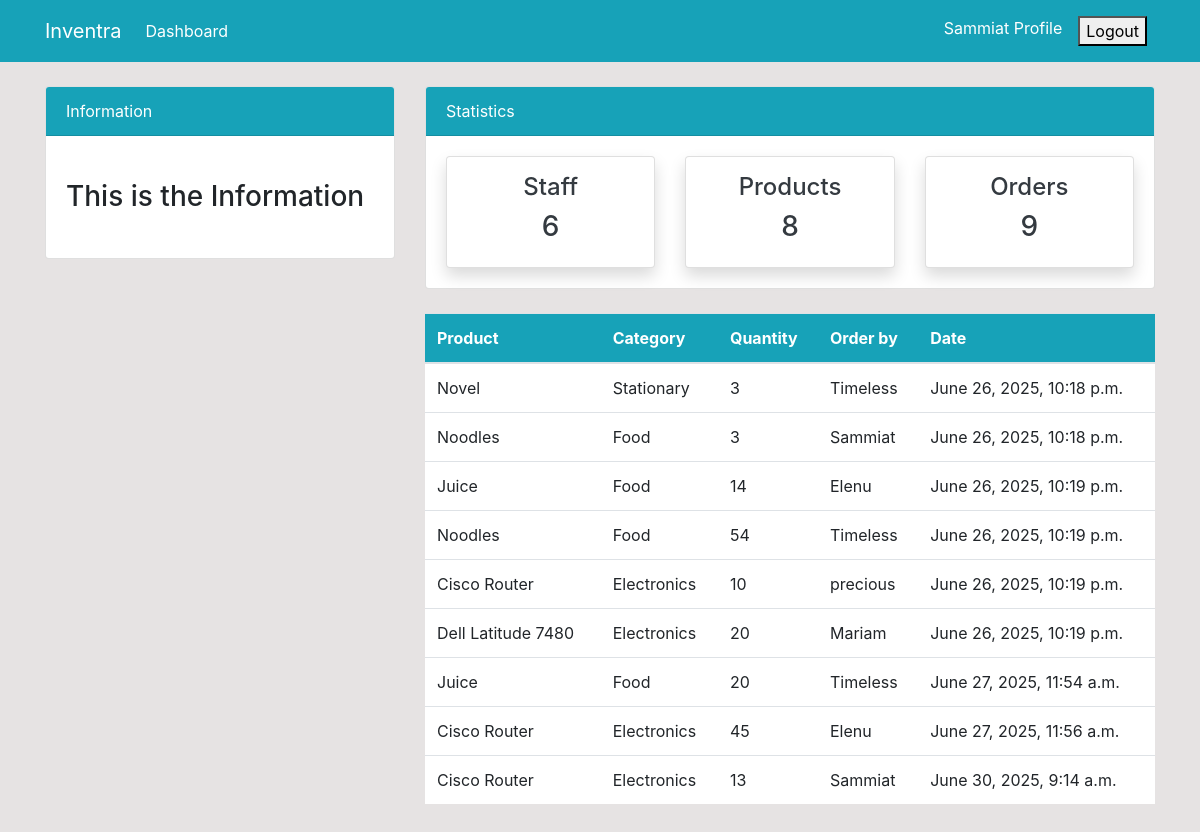
Screenshot of /order/ (signed in) with the database file from the repository.
### dashboard/models.py (models this page shows, shortened)
class Order(models.Model):
    product = models.ForeignKey(Product, on_delete=models.CASCADE, null=True)
    staff = models.ForeignKey(User, on_delete=models.CASCADE, null=True)
    order_quantity = models.PositiveIntegerField(null=True)
    date = models.DateTimeField(auto_now_add=True)
    class Meta:
        verbose_name_plural = 'Order'

class Product(models.Model):
    name = models.CharField(max_length=100, null=True)
    category = models.CharField(max_length=20, choices=CATEGORY, null=True)
    quantity = models.PositiveIntegerField(null=True)
    class Meta:
        verbose_name_plural = 'Product'
    def __str__(self):
        return f'{self.name}'

### dashboard/views.py (the view)
# urls.py: path('order/', views.order, name='dashboard-order'),
@login_required
def order(request):
     orders = Order.objects.all()
     workers_count = User.objects.all().count
     orders_count = orders.count()
     product_count = Product.objects.all().count
     context = {
          'orders':orders,
          'workers_count': workers_count,
          'orders_count': orders_count,
          'product_count': product_count,
     }
     return render(request, 'dashboard/order.html', context)

### templates/dashboard/order.html (shortened to what this page needs)
 {% extends 'partials/base.html' %}
  {% block content %}
      {% include 'partials/topnav.html' %}
    <div class="container">
        <div class="row my-4">
            <div class="col-md-4">
            </div>
            <div class="col-md-8">
                <table class="table bg-white">
                    <thead class="bg-info">
                        <tr class="text-white">
                            <th scope="col">Product</th>
                            <th scope="col">Category</th>
                            <th scope="col">Quantity</th>
                            <th scope="col">Order by</th>
                            <th scope="col">Date</th>
                        </tr>
                    </thead>
                    <tbody>
                        {% for orders in orders%}
                        <tr>
                            <td>{{orders.product}}</td>
                            <td>{{orders.product.category}}</td>
                            <td>{{orders.order_quantity}}</td>
                            <td>
                                {{ orders.staff.username}}
                            </td>
                            <td>
                                {{ orders.date}}
                            </td>
                        </tr>
                        {% endfor %}
                    </tbody>
                </table>
            </div>
        </div>
    </div>
    {% endblock %}

### templates/partials/nav.html (shortened to what this page needs)
    <nav class="navbar navbar-expand-lg navbar-info bg-info">
        {% if user.is_authenticated %}
        <div class="container">
            <a class="navbar-brand text-white" href="{% url 'dashboard-index' %}">Inventra</a>
            <div class="collapse navbar-collapse" id="navbarSupportedContent">
                <ul class="navbar-nav mr-auto">
                    <li class="nav-item active">
                        <a class="nav-link text-white" href="{% url 'dashboard-index' %}">Dashboard </a>
                    </li>
                </ul>
                <ul class="navbar-nav ml-auto">
                    <li class="nav-item active">
                        <a class="nav-link text-white" href="{% url 'user-profile' %}">{{user.username}} Profile </a>
                    </li>
                    <form class="nav-link text-white" action="{% url 'user-logout' %}" method="post">
                         <button type="submit">Logout</button>
                    </form>
                </ul>
                {% endif %}
            </div>
        </div>
    </nav>

### static/style.css (style rules this page uses)
body { background: rgb(230, 227, 227); }

### rows the page displays
Order: product "Novel", product.category "Stationary", order_quantity "3", staff.username "Timeless", date "June 26, 2025, 10:18 p.m."
Order: product "Noodles", product.category "Food", order_quantity "3", staff.username "Sammiat", date "June 26, 2025, 10:18 p.m."
Order: product "Juice", product.category "Food", order_quantity "14", staff.username "Elenu", date "June 26, 2025, 10:19 p.m."
Order: product "Noodles", product.category "Food", order_quantity "54", staff.username "Timeless", date "June 26, 2025, 10:19 p.m."
Order: product "Cisco Router", product.category "Electronics", order_quantity "10", staff.username "precious", date "June 26, 2025, 10:19 p.m."
Order: product "Dell Latitude 7480", product.category "Electronics", order_quantity "20", staff.username "Mariam", date "June 26, 2025, 10:19 p.m."
Order: product "Juice", product.category "Food", order_quantity "20", staff.username "Timeless", date "June 27, 2025, 11:54 a.m."
Order: product "Cisco Router", product.category "Electronics", order_quantity "45", staff.username "Elenu", date "June 27, 2025, 11:56 a.m."
Order: product "Cisco Router", product.category "Electronics", order_quantity "13", staff.username "Sammiat", date "June 30, 2025, 9:14 a.m."

### other values shown
{{ user.username }} "Sammiat"
{{ workers_count }} "6"
{{ product_count }} "8"
{{ orders_count }} "9"
